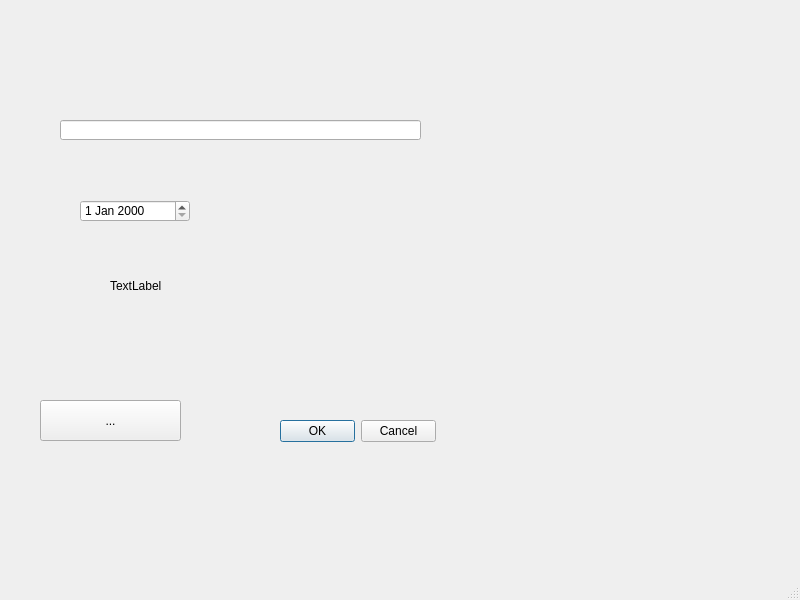
<?xml version="1.0" encoding="UTF-8"?>
<ui version="4.0">
 <class>MainWindow</class>
 <widget class="QMainWindow" name="MainWindow">
  <property name="geometry">
   <rect>
    <x>0</x>
    <y>0</y>
    <width>800</width>
    <height>600</height>
   </rect>
  </property>
  <property name="windowTitle">
   <string>MainWindow</string>
  </property>
  <widget class="QWidget" name="centralwidget">
   <widget class="QLineEdit" name="lineEdit">
    <property name="geometry">
     <rect>
      <x>60</x>
      <y>120</y>
      <width>361</width>
      <height>20</height>
     </rect>
    </property>
   </widget>
   <widget class="QDateEdit" name="dateEdit">
    <property name="geometry">
     <rect>
      <x>80</x>
      <y>200</y>
      <width>110</width>
      <height>22</height>
     </rect>
    </property>
   </widget>
   <widget class="QLabel" name="label">
    <property name="geometry">
     <rect>
      <x>110</x>
      <y>280</y>
      <width>54</width>
      <height>12</height>
     </rect>
    </property>
    <property name="text">
     <string>TextLabel</string>
    </property>
   </widget>
   <widget class="QWidget" name="verticalLayoutWidget">
    <property name="geometry">
     <rect>
      <x>40</x>
      <y>20</y>
      <width>481</width>
      <height>351</height>
     </rect>
    </property>
    <layout class="QVBoxLayout" name="verticalLayout"/>
   </widget>
   <widget class="QToolButton" name="toolButton">
    <property name="geometry">
     <rect>
      <x>40</x>
      <y>400</y>
      <width>141</width>
      <height>41</height>
     </rect>
    </property>
    <property name="text">
     <string>...</string>
    </property>
   </widget>
   <widget class="QDialogButtonBox" name="buttonBox">
    <property name="geometry">
     <rect>
      <x>280</x>
      <y>420</y>
      <width>156</width>
      <height>23</height>
     </rect>
    </property>
    <property name="standardButtons">
     <set>QDialogButtonBox::Cancel|QDialogButtonBox::Ok</set>
    </property>
   </widget>
  </widget>
  <widget class="QMenuBar" name="menubar">
   <property name="geometry">
    <rect>
     <x>0</x>
     <y>0</y>
     <width>800</width>
     <height>23</height>
    </rect>
   </property>
  </widget>
  <widget class="QStatusBar" name="statusbar"/>
 </widget>
 <resources/>
 <connections/>
</ui>
